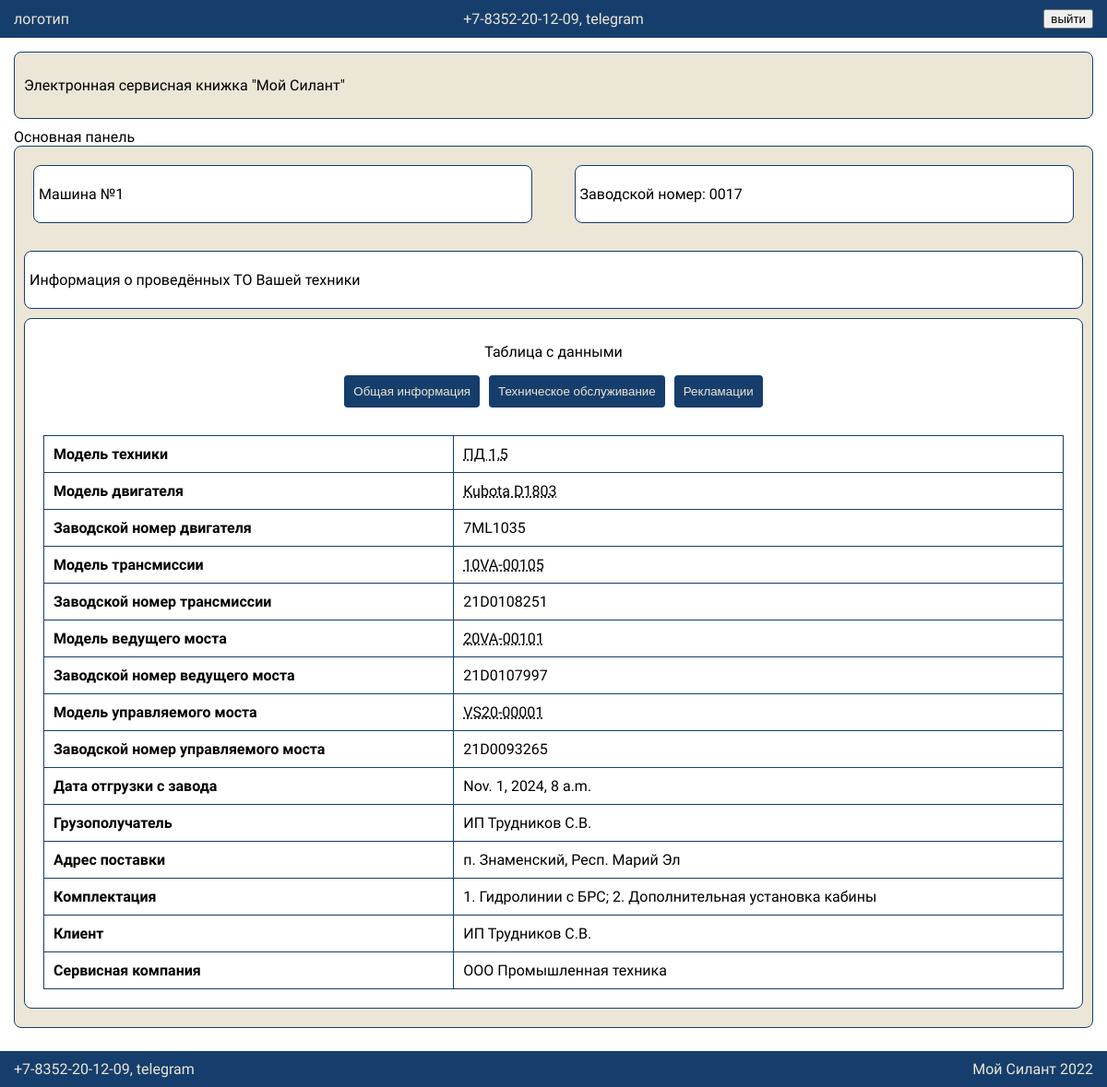
/about_machine/1/, run on the app's committed database.
### app/models.py (models this page shows, shortened)
class Machine(models.Model):
    machine_serial_number = models.CharField(max_length=120, verbose_name='Заводской номер машины')
    model_of_equipment = models.ForeignKey('EquipmentModel', verbose_name='Модель техники', on_delete=models.CASCADE)
    engine_model = models.ForeignKey('EngineModel', verbose_name='Модель двигателя', on_delete=models.CASCADE)
    engine_serial_number = models.CharField(max_length=120, verbose_name='Заводской номер двигателя')
    transmission_model = models.ForeignKey('TransmissionModel', verbose_name='Модель трансмиссии', on_delete=models.CASCADE)
    transmission_serial_number = models.CharField(max_length=120, verbose_name='Заводской номер трансмиссии')
    model_of_the_drivig_bridge = models.ForeignKey('DrivingBridgeModel', verbose_name='Модель ведущего моста', on_delete=models.CASCADE)
    driving_bridge_serial_number = models.CharField(max_length=120, verbose_name='Заводской номер ведущего моста')
    model_of_a_controlled_bridge = models.ForeignKey('ControlledBridgeModel', verbose_name='Модель управляемого моста', on_delete=models.CASCADE)
    controlled_bridge_serial_number = models.CharField(max_length=120, verbose_name='Заводской номер управляемого моста')
    supply_contract = models.CharField(max_length=120, verbose_name='Договор поставки', blank=True, null=True)
    date_of_shipment = models.DateTimeField(verbose_name='Дата отгрузки с завода', blank=True, null=True)
    consignee = models.CharField(max_length=120, verbose_name='Грузополучатель', blank=True, null=True)
    delivery_address = models.CharField(max_length=255, verbose_name='Адрес поставки', blank=True, null=True)
    equipment = models.CharField(max_length=255, verbose_name='Комплектация', blank=True, null=True)
    client = models.ForeignKey('Client', verbose_name='Клиент', related_name='machines', blank=True, null=True, on_delete=models.CASCADE)
    service_company = models.ForeignKey('ServiceCompany', verbose_name='Сервисная компания', on_delete=models.CASCADE)
    class Meta:
        verbose_name = 'Машина'
        verbose_name_plural = 'Машины'

class EquipmentModel(models.Model):
    title = models.CharField(max_length=120, verbose_name='Название')
    description = models.CharField(max_length=120, verbose_name='Описание')
    def __str__(self):
        return self.title
    class Meta:
        verbose_name = 'Модель техники'
        verbose_name_plural = 'Модели техники'

class EngineModel(models.Model):
    title = models.CharField(max_length=120, verbose_name='Название')
    description = models.CharField(max_length=120, verbose_name='Описание')
    def __str__(self):
        return self.title
    class Meta:
        verbose_name = 'Модель двигателя'
        verbose_name_plural = 'Модели двигателей'

class TransmissionModel(models.Model):
    title = models.CharField(max_length=120, verbose_name='Название')
    description = models.CharField(max_length=120, verbose_name='Описание')
    def __str__(self):
        return self.title
    class Meta:
        verbose_name = 'Модель трансмиссии'
        verbose_name_plural = 'Модели трансмиссий'

class DrivingBridgeModel(models.Model):
    title = models.CharField(max_length=120, verbose_name='Название')
    description = models.CharField(max_length=120, verbose_name='Описание')
    def __str__(self):
        return self.title
    class Meta:
        verbose_name = 'Модель ведущего моста'
        verbose_name_plural = 'Модели ведущего моста'

class ControlledBridgeModel(models.Model):
    title = models.CharField(max_length=120, verbose_name='Название')
    description = models.CharField(max_length=120, verbose_name='Описание')
    def __str__(self):
        return self.title
    class Meta:
        verbose_name = 'Модель управляемого моста'
        verbose_name_plural = 'Модели управляемого моста'

class Client(models.Model):
    user = models.OneToOneField(User, on_delete=models.CASCADE, null=True)
    name = models.CharField(max_length=255, verbose_name='Имя')
    address = models.CharField(max_length=255, verbose_name='Адрес', default='Не указан')
    def __str__(self):
        return self.name
    class Meta:
        verbose_name = 'Клиент'
        verbose_name_plural = 'Клиенты'

class ServiceCompany(models.Model):
    user = models.OneToOneField(User, on_delete=models.CASCADE, null=True)
    title = models.CharField(max_length=120, verbose_name='Название')
    description = models.CharField(max_length=120, verbose_name='Описание')
    def __str__(self):
        return self.title
    class Meta:
        verbose_name = 'Сервисная компания'
        verbose_name_plural = 'Сервисные компании'

### app/views.py (the view)
# urls.py: path('about_machine/<int:machine_id>/', about_machine, name='about_machine'),
def about_machine(request, machine_id):
    try:
        machine = Machine.objects.get(id=machine_id)
        maintenances = Maintenance.objects.filter(machine=machine)  # Получаем данные о ТО для этой машины
        complaints = Complaints.objects.filter(machine=machine)  # Получаем данные о рекламациях для этой машины
    except Machine.DoesNotExist:
        return render(request, '../templates/app/404.html')  # Страница 404, если машина не найдена
    context = {
        'machine': machine,
        'maintenances': maintenances,
        'complaints': complaints,
    }
    return render(request, '../templates/app/about_machine.html', context)

### app/models.py (called while the page is built)
    def __str__(self):
        return self.title

    def __str__(self):
        return self.title

    def __str__(self):
        return self.title

### templates/app/about_machine.html (shortened to what this page needs)
<!doctype html>
<html lang="en">
<head>
</head>
<body>
    <div class="header">
        <div>логотип</div>
        <div>+7-8352-20-12-09, telegram</div>
        <div><button onclick="document.getElementById('authModal').style.display='flex'">выйти</button></div>
    </div>
    <div class="container">
        <div class="content">
            <p>Электронная сервисная книжка "Мой Силант"</p>
        </div>
        <label>Основная панель</label>
        <div class="main-panel">
            <div class="section inline">
                <div class="section small">
                    <p>Машина №{{ machine.id }}</p>
                </div>
                <div class="section small">
                    <p>Заводской номер: {{ machine.machine_serial_number }}</p>
                </div>
            </div>
            <div class="section small">
                <p>Информация о проведённых ТО Вашей техники</p>
            </div>
            <div class="section">
                <p style="text-align: center;">Таблица с данными</p>
                <div class="tabs">
                    <button onclick="showTab('machines')">Общая информация</button>
                    <button onclick="showTab('maintenances')">Техническое обслуживание</button>
                    <button onclick="showTab('complaints')">Рекламации</button>
                </div>
                <div class="result-section">
                    <div id="machines" style="display: none;">
                   <table class="details-table">
                        <tr>
                            <th>Модель техники</th>
                            <td data-model-type="equipment" data-model-id="{{ machine.model_of_equipment.id }}">{{ machine.model_of_equipment }}</td>
                        </tr>
                        <tr>
                            <th>Модель двигателя</th>
                            <td data-model-type="engine" data-model-id="{{ machine.engine_model.id }}">{{ machine.engine_model }}</td>
                        </tr>
                        <tr>
                            <th>Заводской номер двигателя</th>
                            <td>{{ machine.engine_serial_number }}</td>
                        </tr>
                        <tr>
                            <th>Модель трансмиссии</th>
                            <td data-model-type="transmission" data-model-id="{{ machine.transmission_model.id }}">{{ machine.transmission_model }}</td>
                        </tr>
                        <tr>
                            <th>Заводской номер трансмиссии</th>
                            <td>{{ machine.transmission_serial_number }}</td>
                        </tr>
                        <tr>
                            <th>Модель ведущего моста</th>
                            <td data-model-type="driving_bridge" data-model-id="{{ machine.model_of_the_drivig_bridge.id }}">{{ machine.model_of_the_drivig_bridge }}</td>
                        </tr>
                        <tr>
                            <th>Заводской номер ведущего моста</th>
                            <td>{{ machine.driving_bridge_serial_number }}</td>
                        </tr>
                        <tr>
                            <th>Модель управляемого моста</th>
                            <td data-model-type="controlled_bridge" data-model-id="{{ machine.model_of_a_controlled_bridge.id }}">{{ machine.model_of_a_controlled_bridge }}</td>
                        </tr>
                        <tr>
                            <th>Заводской номер управляемого моста</th>
                            <td>{{ machine.controlled_bridge_serial_number }}</td>
                        </tr>
                        <tr>
                            <th>Дата отгрузки с завода</th>
                            <td>{{ machine.date_of_shipment }}</td>
                        </tr>
                        <tr>
                            <th>Грузополучатель</th>
                            <td>{{ machine.consignee }}</td>
                        </tr>
                        <tr>
                            <th>Адрес поставки</th>
                            <td>{{ machine.delivery_address }}</td>
                        </tr>
                        <tr>
                            <th>Комплектация</th>
                            <td>{{ machine.equipment }}</td>
                        </tr>
                        <tr>
                            <th>Клиент</th>
                            <td>{{ machine.client }}</td>
                        </tr>
                        <tr>
                            <th>Сервисная компания</th>
                            <td>{{ machine.service_company }}</td>
                        </tr>
                    </table>
                    </div>
                </div>
            </div>
        </div>
    </div>
    <div class="footer">
        <div>+7-8352-20-12-09, telegram</div>
        <div>Мой Силант 2022</div>
    </div>
</body>
</html>

### templates/app/about_machine.html (style rules this page uses)
body { font-family: 'PT Astra Sans', sans-serif; margin: 0; padding: 0; background-color: #EBE6D6; overflow-x: hidden; }
.header, .footer { width: 100%; display: flex; justify-content: space-between; align-items: center; padding: 10px 15px; background-color: #163E6C; color: #EBE6D6; box-sizing: border-box; }
.header div, .footer div { flex: 1; text-align: center; }
.header div:first-child, .footer div:first-child { text-align: left; }
.header div:last-child, .footer div:last-child { text-align: right; }
.container { width: 100%; padding: 15px; background-color: #fff; box-shadow: 0 4px 8px rgba(0, 0, 0, 0.1); border-radius: 0; box-sizing: border-box; }
.content { border: 1px solid #163E6C; padding: 10px; margin-bottom: 10px; background-color: #EBE6D6; border-radius: 8px; box-sizing: border-box; }
.main-panel { border: 1px solid #163E6C; padding: 10px; margin-bottom: 10px; background-color: #EBE6D6; border-radius: 8px; box-sizing: border-box; }
.main-panel .section { border: 1px solid #163E6C; padding: 10px; margin-bottom: 10px; background-color: #fff; border-radius: 8px; box-sizing: border-box; }
.main-panel .section.small { padding: 5px; flex: 0 1 48%; }
.main-panel .section.inline { display: flex; justify-content: space-between; gap: 10px; border: none; background-color: transparent; }
.tabs { display: flex; justify-content: center; margin-bottom: 10px; }
.tabs button { padding: 10px; background-color: #163E6C; color: #EBE6D6; border: none; border-radius: 4px; cursor: pointer; transition: background-color 0.3s; margin: 0 5px; }
.result-section { padding: 10px; box-sizing: border-box; }
.details-table { width: 100%; border-collapse: collapse; margin-top: 10px; box-sizing: border-box; }
.details-table, .details-table th, .details-table td { border: 1px solid #163E6C; }
.details-table th, .details-table td { padding: 10px; text-align: left; box-sizing: border-box; }
.description-cell { text-decoration: underline; text-decoration-style: dotted; cursor: pointer; }

### data on the page
Machine: id "1", machine_serial_number "0017", model_of_equipment "ПД 1,5", engine_model "Kubota D1803", engine_serial_number "7ML1035", transmission_model "10VA-00105", transmission_serial_number "21D0108251", model_of_the_drivig_bridge "20VA-00101", driving_bridge_serial_number "21D0107997", model_of_a_controlled_bridge "VS20-00001", controlled_bridge_serial_number "21D0093265", date_of_shipment "Nov. 1, 2024, 8 a.m.", consignee "ИП Трудников С.В.", delivery_address "п. Знаменский, Респ. Марий Эл", equipment "1. Гидролинии с БРС; 2. Дополнительная установка кабины", client "ИП Трудников С.В.", service_company "ООО Промышленная техника"
